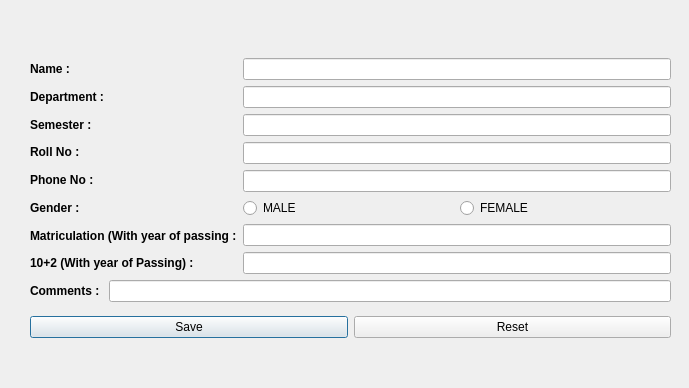
<?xml version="1.0" encoding="UTF-8"?>
<ui version="4.0">
 <class>Dialog</class>
 <widget class="QDialog" name="Dialog">
  <property name="geometry">
   <rect>
    <x>0</x>
    <y>0</y>
    <width>689</width>
    <height>388</height>
   </rect>
  </property>
  <property name="windowTitle">
   <string>Dialog</string>
  </property>
  <widget class="QWidget" name="">
   <property name="geometry">
    <rect>
     <x>30</x>
     <y>50</y>
     <width>641</width>
     <height>296</height>
    </rect>
   </property>
   <layout class="QVBoxLayout" name="verticalLayout_8">
    <item>
     <layout class="QVBoxLayout" name="verticalLayout_7">
      <item>
       <layout class="QHBoxLayout" name="horizontalLayout_4">
        <item>
         <layout class="QVBoxLayout" name="verticalLayout_5">
          <item>
           <layout class="QHBoxLayout" name="horizontalLayout">
            <item>
             <layout class="QVBoxLayout" name="verticalLayout_3">
              <item>
               <widget class="QLabel" name="name">
                <property name="font">
                 <font>
                  <weight>75</weight>
                  <bold>true</bold>
                 </font>
                </property>
                <property name="text">
                 <string>Name :</string>
                </property>
               </widget>
              </item>
              <item>
               <widget class="QLabel" name="dept">
                <property name="font">
                 <font>
                  <weight>75</weight>
                  <bold>true</bold>
                 </font>
                </property>
                <property name="text">
                 <string>Department :</string>
                </property>
               </widget>
              </item>
              <item>
               <widget class="QLabel" name="sem">
                <property name="font">
                 <font>
                  <weight>75</weight>
                  <bold>true</bold>
                 </font>
                </property>
                <property name="text">
                 <string>Semester :</string>
                </property>
               </widget>
              </item>
              <item>
               <widget class="QLabel" name="roll">
                <property name="font">
                 <font>
                  <weight>75</weight>
                  <bold>true</bold>
                 </font>
                </property>
                <property name="text">
                 <string>Roll No :</string>
                </property>
               </widget>
              </item>
              <item>
               <widget class="QLabel" name="phone">
                <property name="font">
                 <font>
                  <weight>75</weight>
                  <bold>true</bold>
                 </font>
                </property>
                <property name="text">
                 <string>Phone No :</string>
                </property>
               </widget>
              </item>
              <item>
               <widget class="QLabel" name="gender">
                <property name="font">
                 <font>
                  <weight>75</weight>
                  <bold>true</bold>
                 </font>
                </property>
                <property name="text">
                 <string>Gender :</string>
                </property>
               </widget>
              </item>
              <item>
               <widget class="QLabel" name="mat">
                <property name="font">
                 <font>
                  <weight>75</weight>
                  <bold>true</bold>
                 </font>
                </property>
                <property name="text">
                 <string>Matriculation (With year of passing :</string>
                </property>
               </widget>
              </item>
              <item>
               <widget class="QLabel" name="tenplus">
                <property name="font">
                 <font>
                  <weight>75</weight>
                  <bold>true</bold>
                 </font>
                </property>
                <property name="text">
                 <string>10+2 (With year of Passing) :</string>
                </property>
               </widget>
              </item>
             </layout>
            </item>
           </layout>
          </item>
         </layout>
        </item>
        <item>
         <layout class="QVBoxLayout" name="verticalLayout_6">
          <item>
           <layout class="QVBoxLayout" name="verticalLayout">
            <item>
             <widget class="QLineEdit" name="namel"/>
            </item>
            <item>
             <widget class="QLineEdit" name="deptl"/>
            </item>
            <item>
             <widget class="QLineEdit" name="seml"/>
            </item>
            <item>
             <widget class="QLineEdit" name="rolll"/>
            </item>
            <item>
             <widget class="QLineEdit" name="phonel"/>
            </item>
            <item>
             <layout class="QHBoxLayout" name="horizontalLayout_3">
              <item>
               <widget class="QRadioButton" name="male">
                <property name="text">
                 <string>MALE</string>
                </property>
               </widget>
              </item>
              <item>
               <widget class="QRadioButton" name="female">
                <property name="text">
                 <string>FEMALE</string>
                </property>
               </widget>
              </item>
             </layout>
            </item>
            <item>
             <widget class="QLineEdit" name="matl"/>
            </item>
            <item>
             <widget class="QLineEdit" name="tenplusl"/>
            </item>
           </layout>
          </item>
         </layout>
        </item>
       </layout>
      </item>
      <item>
       <layout class="QHBoxLayout" name="horizontalLayout_5">
        <item>
         <widget class="QLabel" name="comment">
          <property name="font">
           <font>
            <weight>75</weight>
            <bold>true</bold>
           </font>
          </property>
          <property name="text">
           <string>Comments : </string>
          </property>
         </widget>
        </item>
        <item>
         <widget class="QLineEdit" name="commentl"/>
        </item>
       </layout>
      </item>
     </layout>
    </item>
    <item>
     <layout class="QHBoxLayout" name="horizontalLayout_6">
      <item>
       <widget class="QPushButton" name="save">
        <property name="text">
         <string>Save</string>
        </property>
       </widget>
      </item>
      <item>
       <widget class="QPushButton" name="reset">
        <property name="text">
         <string>Reset</string>
        </property>
       </widget>
      </item>
     </layout>
    </item>
   </layout>
  </widget>
 </widget>
 <resources/>
 <connections/>
</ui>
